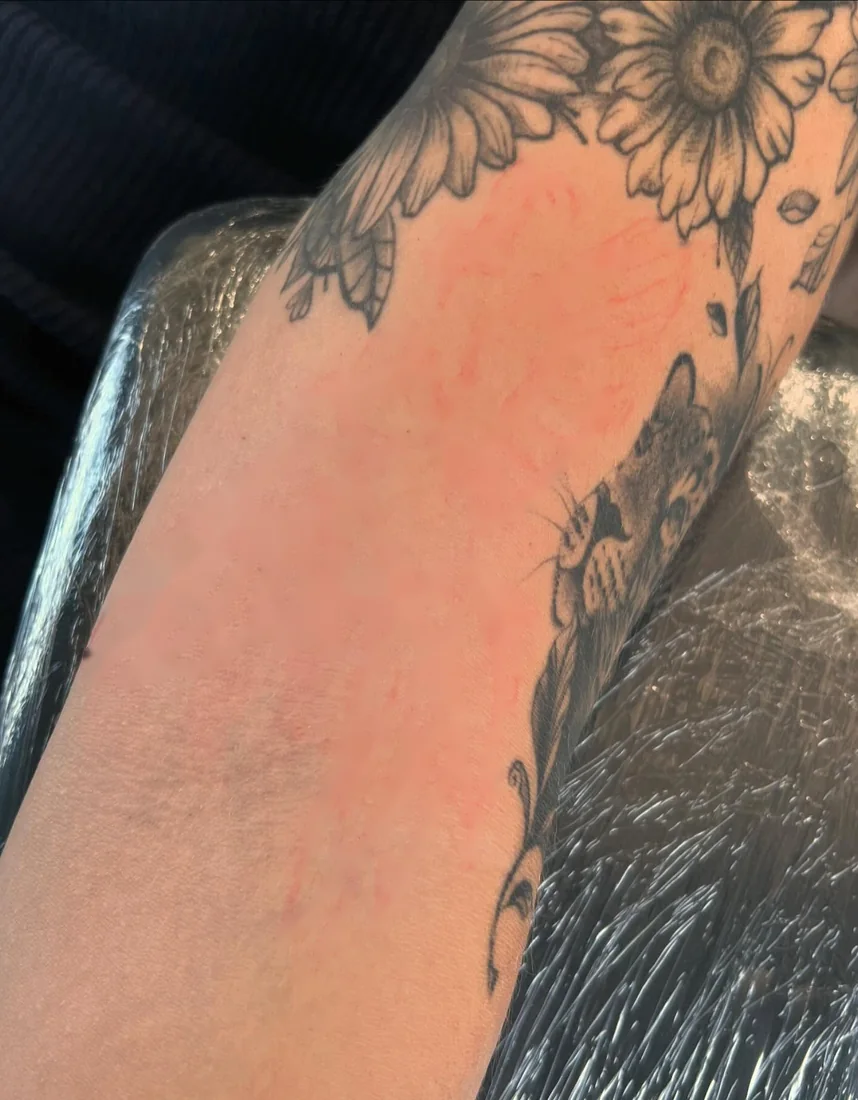
#> input picture assets/hero/passaro-limpo.webp, 858 x 1100 px; its folder holds 5 pictures in this run
$ python hero_video.py
#> lines starting #> are read from the running program, lines starting #| are printed output that depends on the picture; pictures that were not available may be replaced by others from this repository, and a replacement may not be noted
"""Renderiza o hero como vídeo (assets/hero/hero.mp4), quadro a quadro, a partir das texturas de tools/hero.py.
Por sequência: antes (pele com a tatuagem antiga) → o risco vermelho se desenha traço a traço (mapa "tempo")
→ pausa → cortina com a linha vermelha descendo revela a cobertura pronta → pausa → cortina para a próxima sequência.
Cortina em vez de dissolução: as fotos têm enquadramentos diferentes e a dissolução criava dupla exposição.
Vídeo em vez de WebGL ao vivo: fica igual em qualquer aparelho, sem depender da placa de vídeo.
Os tempos vão para assets/hero/fases.json; copie-os para os data-* de #hero-tela no index.html (a legenda usa).

Uso: python -I tools/hero_video.py
"""
from pathlib import Path
import json, subprocess, shutil
import numpy as np, cv2
from PIL import Image

RAIZ = Path(__file__).resolve().parent.parent
H = RAIZ / "assets" / "hero"
SEQ = ["passaro", "escorpiao"]
FPS = 30
L, A = 720, 924                 # saída (proporção .78 das fotos)
T_ANTES, T_RISCO, T_PAUSA, T_FUNDE, T_FINAL, T_TROCA = 1.4, 4.2, .8, 1.3, 3.6, 1.0
VERM = np.array([1.0, .29, .24], np.float32)


def carregar(nome):
#> called with nome = 'passaro'
    abre = lambda s, m="RGB": np.asarray(Image.open(H / f"{nome}-{s}").convert(m)).astype(np.float32)
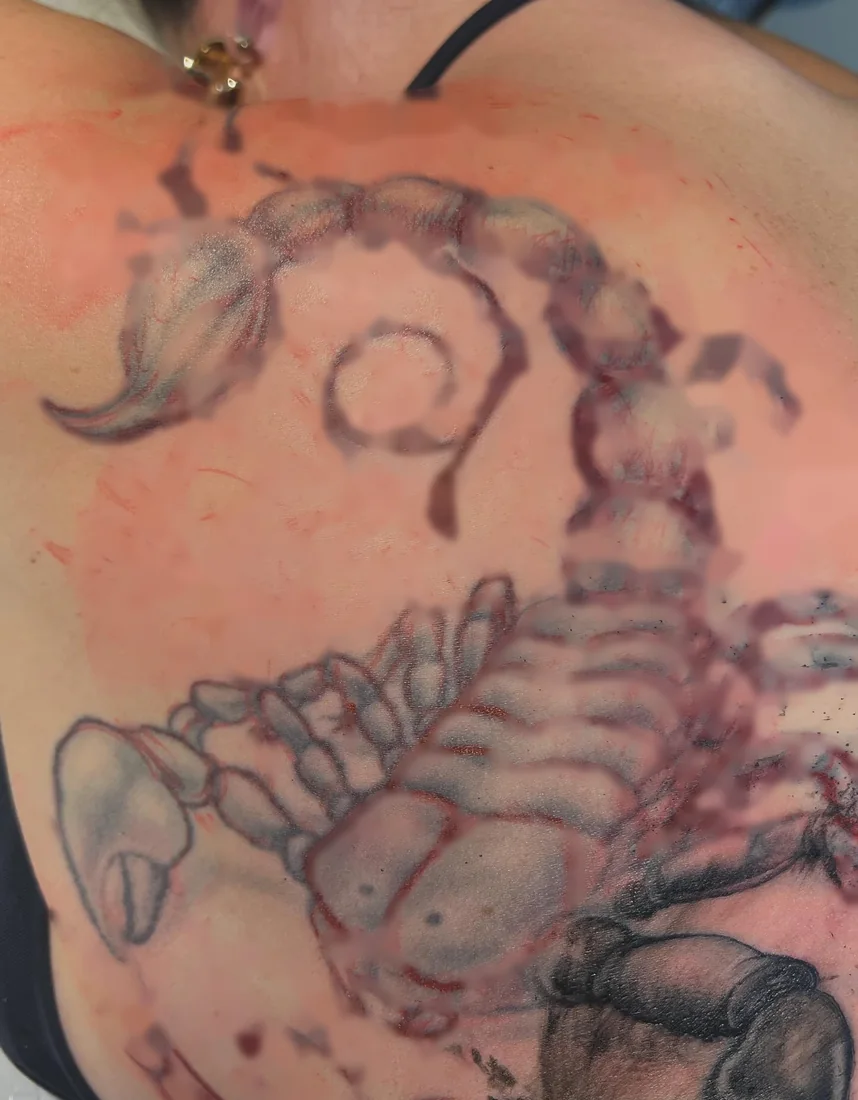
#> input picture assets/hero/escorpiao-limpo.webp, 858 x 1100 px, given in place of passaro-risco.webp, which was not available
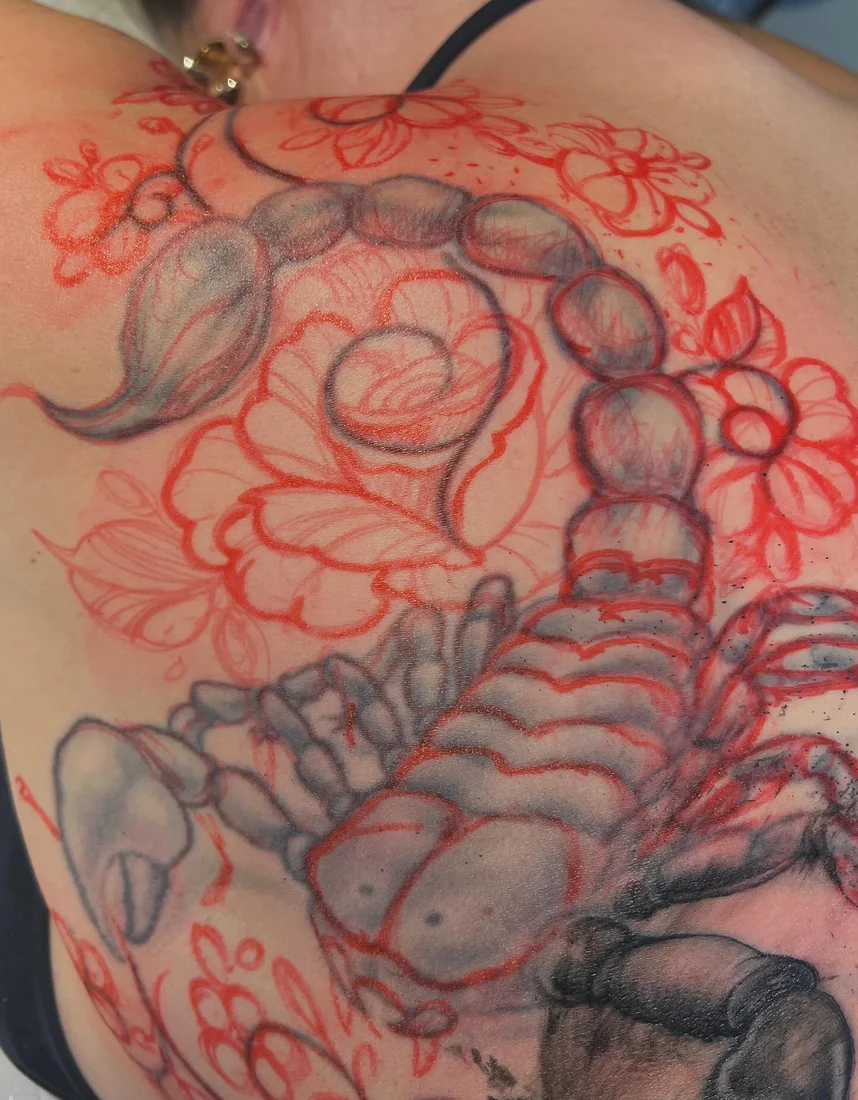
#> input picture assets/hero/escorpiao-risco.webp, 858 x 1100 px, given in place of passaro-tempo.png, which was not available
    return abre("limpo.webp") / 255, abre("risco.webp") / 255, abre("tempo.png", "L") / 255, abre("final.webp") / 255


def zoom(img, z):
    h, w = img.shape[:2]
    ch, cw = int(h / z), int(w / z)
    y, x = (h - ch) // 2, (w - cw) // 2
    return cv2.resize(img[y:y + ch, x:x + cw], (L, A), interpolation=cv2.INTER_AREA)


def suave(x):
    x = min(max(x, 0.0), 1.0)
    return x * x * (3 - 2 * x)


def cortina(a, b, f, linha=True):
    """Troca a por b de cima para baixo; borda macia e, opcionalmente, a linha vermelha na frente."""
    h = a.shape[0]
    y = np.arange(h, dtype=np.float32)[:, None, None]
    frente = f * (h + 40) - 20
    m = np.clip((frente - y) / 14 + .5, 0, 1)
    out = a * (1 - m) + b * m
    if linha and 0 < f < 1:
        brilho = np.clip(1 - np.abs(y - frente) / 3.5, 0, 1)
        out = out * (1 - brilho) + VERM * brilho
        out = np.clip(out + VERM * np.clip(1 - np.abs(y - frente) / 26, 0, 1) * .12, 0, 1)
    return out


def quadro_seq(dados, s, dur):
    """Quadro da sequência no instante s (sem a troca para a próxima)."""
    limpo, risco, tp, fim = dados
    eh = tp < .999
    z = 1.0 + .05 * (s / dur)
    if s < T_ANTES:
        img = limpo
    elif s < T_ANTES + T_RISCO + T_PAUSA:
        p = min(1.0, (s - T_ANTES) / T_RISCO)
        d = (np.clip((p - tp) / .014, 0, 1) * eh)[..., None]
        img = limpo * (1 - d) + risco * d
        if p < 1:
            # brilho na ponta da caneta só sobre o traço (no entorno do risco ele estourava a pele em manchas claras)
            traco = np.clip((np.abs(risco - limpo).sum(-1) - .06) / .2, 0, 1)
            ponta = (np.clip(1 - np.abs(tp - p) / .012, 0, 1) * eh * traco)[..., None]
            img = np.clip(img + np.array([.5, .08, .05]) * ponta * .5, 0, 1)
    else:
        f = suave((s - T_ANTES - T_RISCO - T_PAUSA) / T_FUNDE)
        img = cortina(risco, fim, f)
    return zoom(img, z)


def main():
    dados = [carregar(n) for n in SEQ]
#> call 2 of carregar, with nome = 'escorpiao'
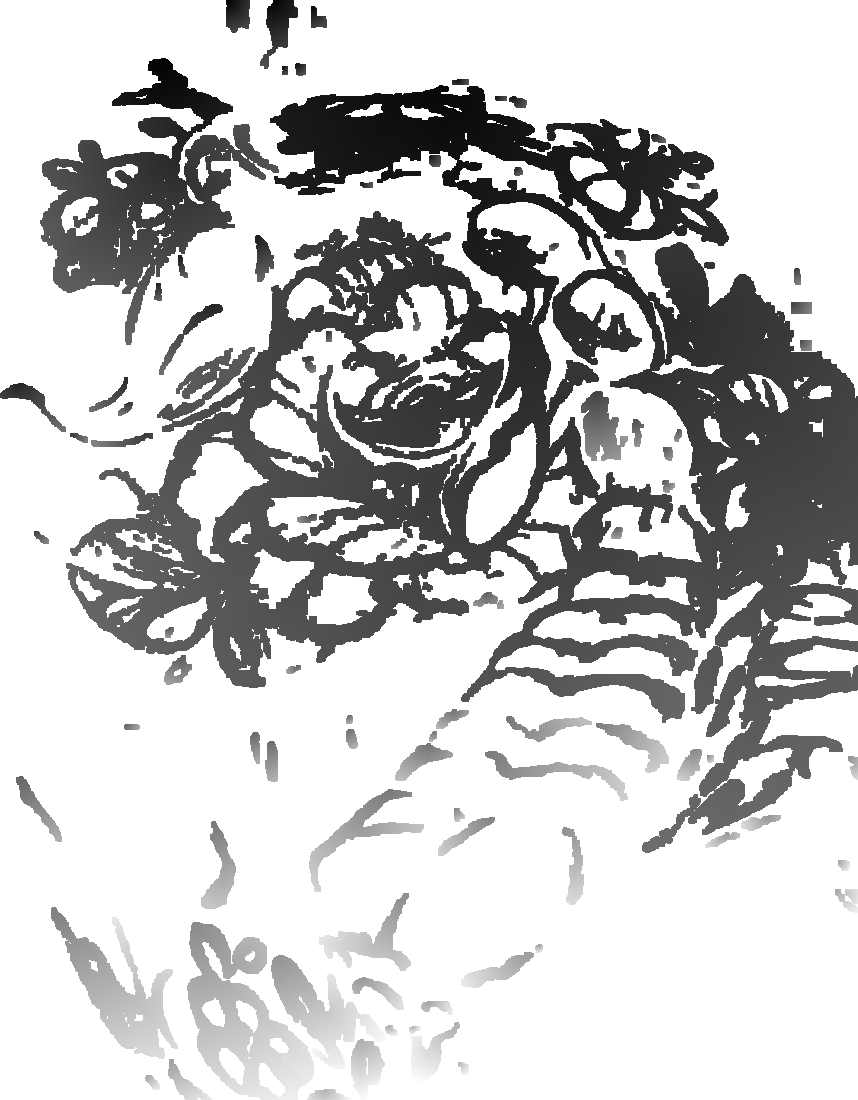
#> input picture assets/hero/escorpiao-tempo.png, 858 x 1100 px
    dur = T_ANTES + T_RISCO + T_PAUSA + T_FUNDE + T_FINAL      # cada sequência
    total = dur * len(SEQ)
    tmp = RAIZ.parent / "_ref" / "quadros-hero"
    shutil.rmtree(tmp, ignore_errors=True); tmp.mkdir(parents=True)
    n = int(round(total * FPS))
    vinheta = None
    for k in range(n):
        t = k / FPS
        i = int(t // dur) % len(SEQ); s = t - i * dur
        img = quadro_seq(dados[i], s, dur)
        # troca: o fim desta sequência dissolve no começo da próxima (o vídeo fecha o loop sem emenda)
        if s > dur - T_TROCA:
            j = (i + 1) % len(SEQ)
            f = suave((s - (dur - T_TROCA)) / T_TROCA)
            img = cortina(img, quadro_seq(dados[j], 0, dur), f, linha=False)
        if vinheta is None:
            yy, xx = np.mgrid[0:A, 0:L]
            vinheta = (1 - (((xx / L - .5) ** 2 + (yy / A - .5) ** 2) * .35))[..., None]
        out = np.clip(img * vinheta, 0, 1)
        Image.fromarray((out * 255).astype(np.uint8)).save(tmp / f"{k:05d}.png")
    mp4 = H / "hero.mp4"
    subprocess.run(["ffmpeg", "-y", "-loglevel", "error", "-framerate", str(FPS), "-i", str(tmp / "%05d.png"),
                    "-c:v", "libx264", "-preset", "slow", "-crf", "23", "-pix_fmt", "yuv420p", "-profile:v", "high",
                    "-movflags", "+faststart", "-an", str(mp4)], check=True)
    # poster: a cobertura pronta da primeira sequência (aparece se o vídeo não tocar)
    Image.open(tmp / f"{int((dur - T_TROCA - .5) * FPS):05d}.png").save(H / "hero-poster.webp", quality=82)
    fases = {k: round(v, 3) for k, v in {"duracao": dur, "antes": T_ANTES, "risco": T_ANTES + T_RISCO + T_PAUSA,
                                         "troca": T_TROCA}.items()}
    fases["seq"] = len(SEQ)
    (H / "fases.json").write_text(json.dumps(fases), encoding="utf-8")
    shutil.rmtree(tmp)
    print("hero.mp4", round(mp4.stat().st_size / 1e6, 2), "MB,", n, "quadros,", round(total, 1), "s")


if __name__ == "__main__":
#> (the run stopped early here; a loop or call above may not have finished)
